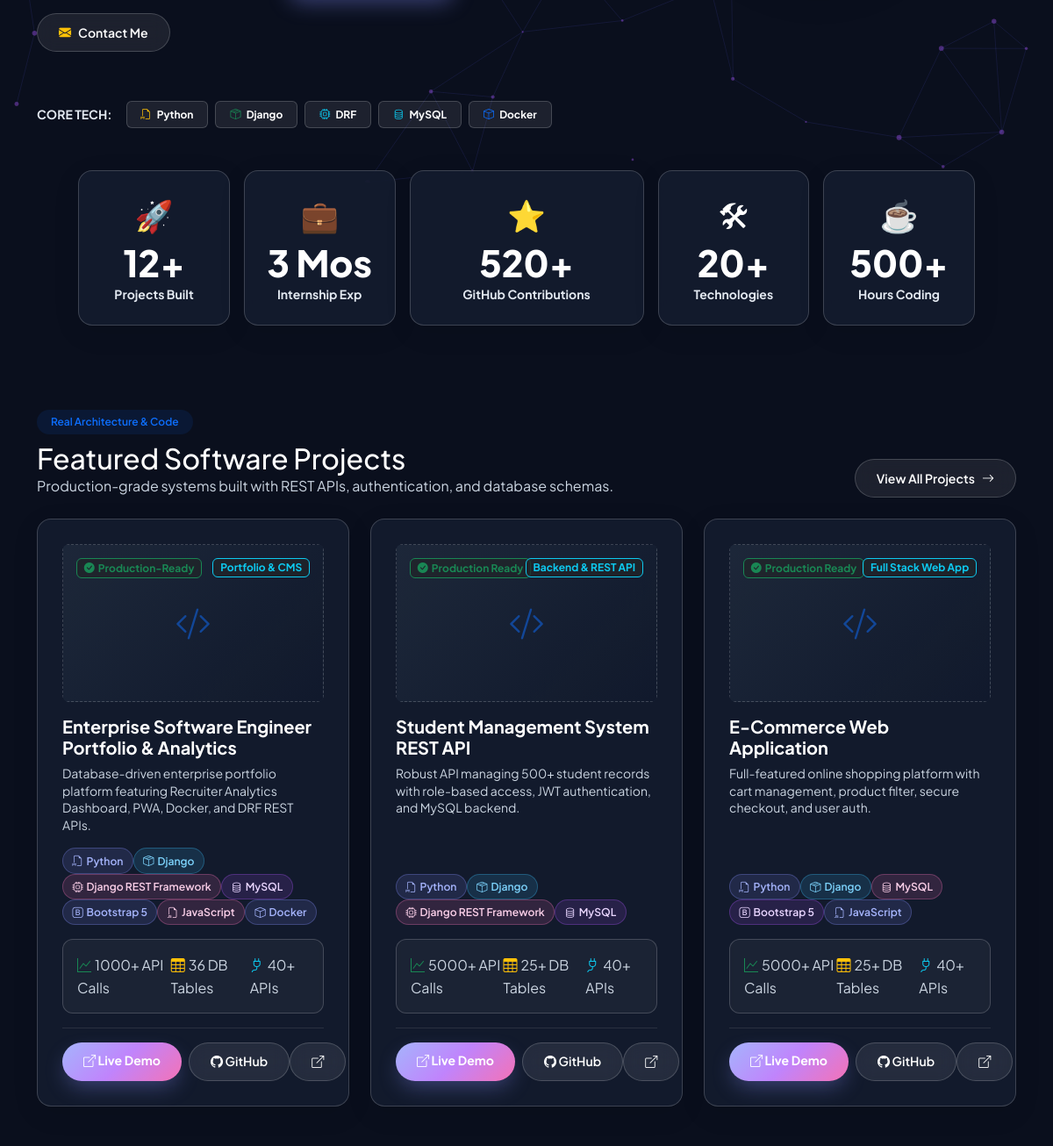
/ (middle part), run on an earlier commit of the app's database.
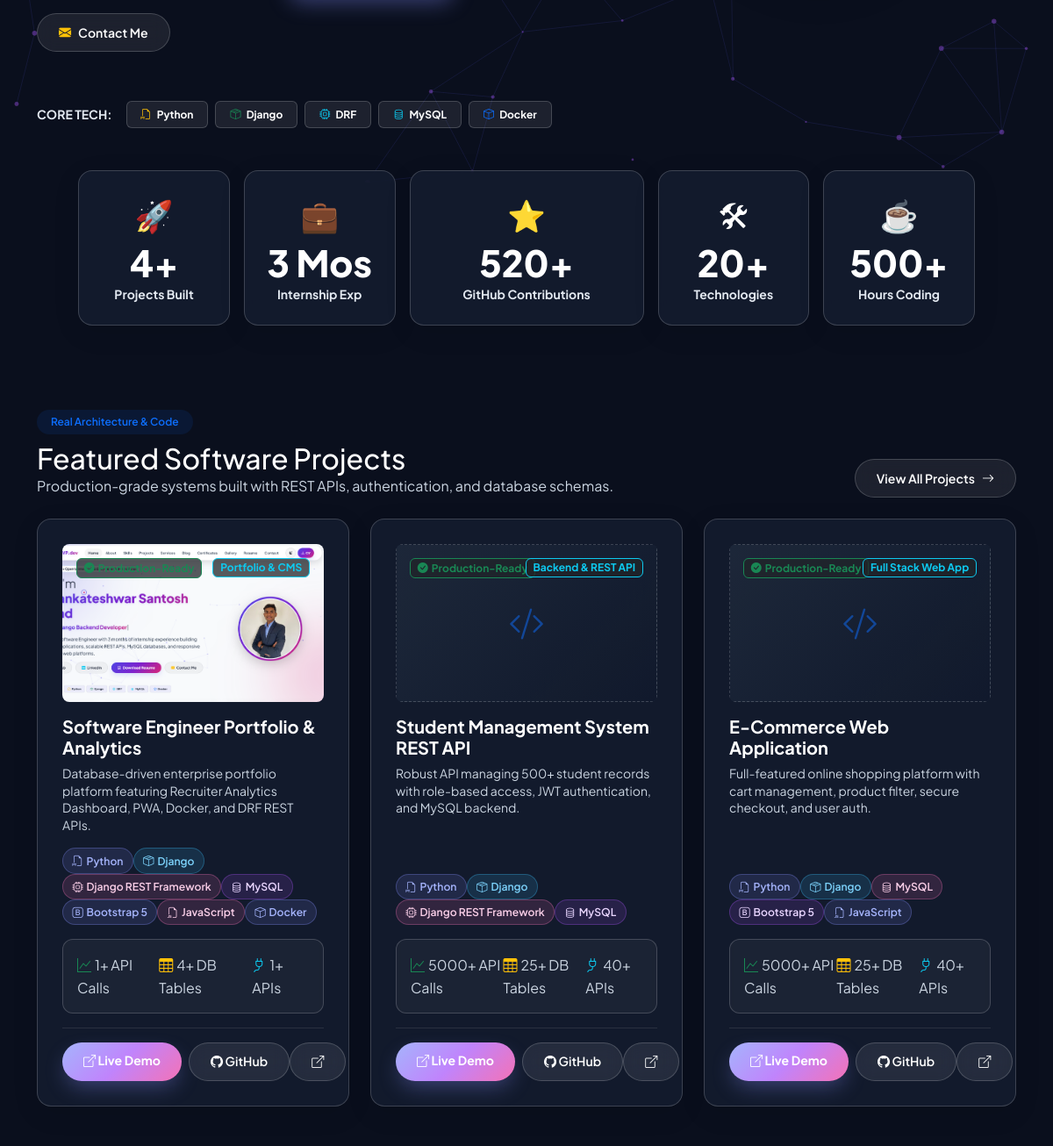
And on a later commit of the database.
### apps/portfolio/models.py (models this page shows, shortened)
class ProfileInfo(models.Model):
    name = models.CharField(max_length=100, default='Vyankateshwar Santosh Pund')
    title_roles = models.CharField(max_length=255, default='Junior Software Engineer | Python Developer | Django Backend Developer | Python Full Stack Developer')
    location = models.CharField(max_length=100, default='Amravati, Maharashtra, India')
    email = models.EmailField(default='pundvyankateshwar@gmail.com')
    phone = models.CharField(max_length=20, default='+91 8263986554')
    linkedin_url = models.URLField(default='https://linkedin.com/in/vyankateshwar-pund-7a654632b')
    github_url = models.URLField(default='https://github.com/vyankateshwarpund')
    about_summary = models.TextField()
    career_goals = models.TextField(blank=True, null=True)
    profile_image = models.ImageField(upload_to='profile/', blank=True, null=True)
    projects_completed_count = models.IntegerField(default=8)
    internships_count = models.IntegerField(default=1)
    github_contributions_count = models.IntegerField(default=600)
    technologies_count = models.IntegerField(default=20)
    hours_coding_count = models.IntegerField(default=500)
    years_experience = models.CharField(max_length=20, default='1+ Years')
    class Meta:
        verbose_name = 'Profile Information'
        verbose_name_plural = 'Profile Information'

### apps/projects/models.py (models this page shows, shortened)
class Project(models.Model):
    title = models.CharField(max_length=200)
    slug = models.SlugField(unique=True, blank=True)
    short_description = models.CharField(max_length=300)
    full_details = models.TextField()
    featured_image = models.ImageField(upload_to='projects/', blank=True, null=True)
    github_url = models.URLField(blank=True, null=True)
    live_demo_url = models.URLField(blank=True, null=True)
    case_study_url = models.URLField(blank=True, null=True)
    tech_stack = models.ManyToManyField(Technology, related_name='projects')
    category = models.ForeignKey(ProjectCategory, on_delete=models.SET_NULL, null=True, related_name='projects')
    status_badge = models.CharField(max_length=50, default='Production Ready')
    api_calls_count = models.CharField(max_length=50, default='5000+ API Calls')
    db_tables_count = models.CharField(max_length=50, default='25+ DB Tables')
    apis_count = models.CharField(max_length=50, default='40+ APIs')
    features = models.TextField(help_text='Use newlines or bullet points for key features list')
    views_count = models.PositiveIntegerField(default=0)
    likes_count = models.PositiveIntegerField(default=0)
    is_featured = models.BooleanField(default=True)
    order = models.IntegerField(default=0)
    created_at = models.DateTimeField(auto_now_add=True)
    class Meta:
        ordering = ['order', '-created_at']

class ProjectCategory(models.Model):
    name = models.CharField(max_length=100)
    slug = models.SlugField(unique=True, blank=True)
    class Meta:
        verbose_name_plural = 'Project Categories'

### apps/portfolio/views.py (the view)
# urls.py: path('', views.HomeView.as_view(), name='home'),
class HomeView(TemplateView):
    template_name = 'home.html'
    def get_context_data(self, **kwargs):
        context = super().get_context_data(**kwargs)
        context['featured_skills'] = Skill.objects.filter(is_featured=True)[:8]
        context['featured_projects'] = Project.objects.filter(is_featured=True)[:6]
        context['experiences'] = Experience.objects.all()[:3]
        context['latest_blogs'] = Blog.objects.filter(is_published=True)[:3]
        context['services'] = Service.objects.all()[:4]
        context['testimonials'] = Testimonial.objects.all()
        context['career_steps'] = CareerStep.objects.all()
        return context

### apps/portfolio/context_processors.py (called while the page is built)
def global_portfolio_context(request):
    profile = ProfileInfo.objects.first()
    social_links = SocialLink.objects.all()
    return {
        'profile': profile,
        'social_links': social_links,
    }

### templates/home.html (shortened to what the changed rows need)
{% extends 'base.html' %}
{% load static %}
{% block content %}
<section class="py-5">
    <div class="container">
        <div class="row g-3 justify-content-center align-items-stretch">
            <div class="col-6 col-sm-4 col-lg-2">
                <div class="glass-card stat-box h-100">
                    <div class="stat-icon">🚀</div>
                    <div class="stat-number counter-value" data-target="{{ profile.projects_completed_count|default:4 }}" data-suffix="+">{{ profile.projects_completed_count|default:4 }}+</div>
                    <div class="small theme-sub-text fw-bold">Projects Built</div>
                </div>
            </div>
            <div class="col-6 col-sm-4 col-lg-3">
                <div class="glass-card stat-box h-100">
                    <div class="stat-icon">⭐</div>
                    <div class="stat-number counter-value" data-target="{{ profile.github_contributions_count|default:520 }}" data-suffix="+">{{ profile.github_contributions_count|default:520 }}+</div>
                    <div class="small theme-sub-text fw-bold">GitHub Contributions</div>
                </div>
            </div>
            <div class="col-6 col-sm-4 col-lg-2">
                <div class="glass-card stat-box h-100">
                    <div class="stat-icon">🛠</div>
                    <div class="stat-number counter-value" data-target="{{ profile.technologies_count|default:20 }}" data-suffix="+">{{ profile.technologies_count|default:20 }}+</div>
                    <div class="small theme-sub-text fw-bold">Technologies</div>
                </div>
            </div>
            <div class="col-6 col-sm-4 col-lg-2">
                <div class="glass-card stat-box h-100">
                    <div class="stat-icon">☕</div>
                    <div class="stat-number counter-value" data-target="{{ profile.hours_coding_count|default:500 }}" data-suffix="+">{{ profile.hours_coding_count|default:500 }}+</div>
                    <div class="small theme-sub-text fw-bold">Hours Coding</div>
                </div>
            </div>
        </div>
    </div>
</section>
<section class="py-5">
    <div class="container">
        <div class="d-flex justify-content-between align-items-end mb-4">
            <div>
                <h2 class="section-title mt-2 mb-0">Featured Software Projects</h2>
            </div>
        </div>
        <div class="row g-4">
            {% for project in featured_projects %}
            <div class="col-lg-4 col-md-6 d-flex">
                <div class="glass-card project-card h-100 d-flex flex-column p-3.5 w-100 position-relative">
                    <div class="project-img-wrapper mb-3 position-relative rounded-3 overflow-hidden" style="height: 180px;">
                        {% if project.featured_image %}
                        <img src="{{ project.featured_image.url }}" class="w-100 h-100 object-fit-cover project-img" alt="{{ project.title }}">
                        {% else %}
                        <div class="project-img-placeholder w-100 h-100 d-flex align-items-center justify-content-center text-muted">
                            <i class="bi bi-code-slash fs-1 text-primary text-opacity-50"></i>
                        </div>
                        {% endif %}
                        <span class="position-absolute top-0 start-0 m-3 badge bg-dark bg-opacity-75 border border-success text-success">
                            <i class="bi bi-check-circle-fill me-1"></i>{{ project.status_badge }}
                        </span>
                        <span class="position-absolute top-0 end-0 m-3 badge bg-dark bg-opacity-75 border border-info text-info">
                            {{ project.category.name|default:"Backend" }}
                        </span>
                    </div>
                    <h5 class="fw-bold mb-2 text-main">{{ project.title }}</h5>
                    <p class="text-muted small flex-grow-1 mb-3" style="line-height:1.4;">{{ project.short_description }}</p>
                    <div class="mb-3 d-flex flex-wrap gap-1.5">
                        {% for tech in project.tech_stack.all %}
                        <span class="tech-tag-badge"><i class="{{ tech.icon_class|default:'bi bi-cpu' }} me-1"></i>{{ tech.name }}</span>
                        {% empty %}
                        <span class="tech-tag-badge"><i class="bi bi-filetype-py me-1"></i>Python</span>
                        <span class="tech-tag-badge"><i class="bi bi-box-seam me-1"></i>Django</span>
                        {% endfor %}
                    </div>
                    <div class="glass-card-sm bg-secondary bg-opacity-10 d-flex justify-content-between text-muted extra-small mb-3">
                        <span><i class="bi bi-graph-up text-success me-1"></i>{{ project.api_calls_count }}</span>
                        <span><i class="bi bi-table text-warning me-1"></i>{{ project.db_tables_count }}</span>
                        <span><i class="bi bi-plug text-info me-1"></i>{{ project.apis_count }}</span>
                    </div>
                    <div class="d-flex align-items-center justify-content-between pt-3 border-top border-secondary border-opacity-25 mt-auto">
                        <div class="d-flex gap-2">
                            {% if project.live_demo_url %}
                            <a href="{{ project.live_demo_url }}" target="_blank" class="btn btn-gradient btn-sm"><i class="bi bi-box-arrow-up-right"></i> Live Demo</a>
                            {% endif %}
                            {% if project.github_url %}
                            <a href="{{ project.github_url }}" target="_blank" class="btn btn-glass btn-sm"><i class="bi bi-github"></i> GitHub</a>
                            {% endif %}
                        </div>
                        <a href="{% url 'project_detail' slug=project.slug %}" class="btn btn-glass btn-sm px-2.5" title="View Full Details"><i class="bi bi-box-arrow-up-right"></i></a>
                    </div>
                </div>
            </div>
            {% endfor %}
        </div>
    </div>
</section>
{% endblock %}

What changed in the data, as far as the page shows it:
changed ProfileInfo: projects_completed_count "12" → "4"
changed Project "Portfolio & CMS": featured_image: picture added; title "Enterprise Software Engineer Portfolio & Analytics" → "Software Engineer Portfolio & Analytics"; api_calls_count "1000+ API Calls" → "1+ API Calls"; db_tables_count "36 DB Tables" → "4+ DB Tables"; apis_count "40+ APIs" → "1+ APIs"
changed Project "Student Management System REST API": status_badge "Production Ready" → "Production-Ready"
changed Project "E-Commerce Web Application": status_badge "Production Ready" → "Production-Ready"
